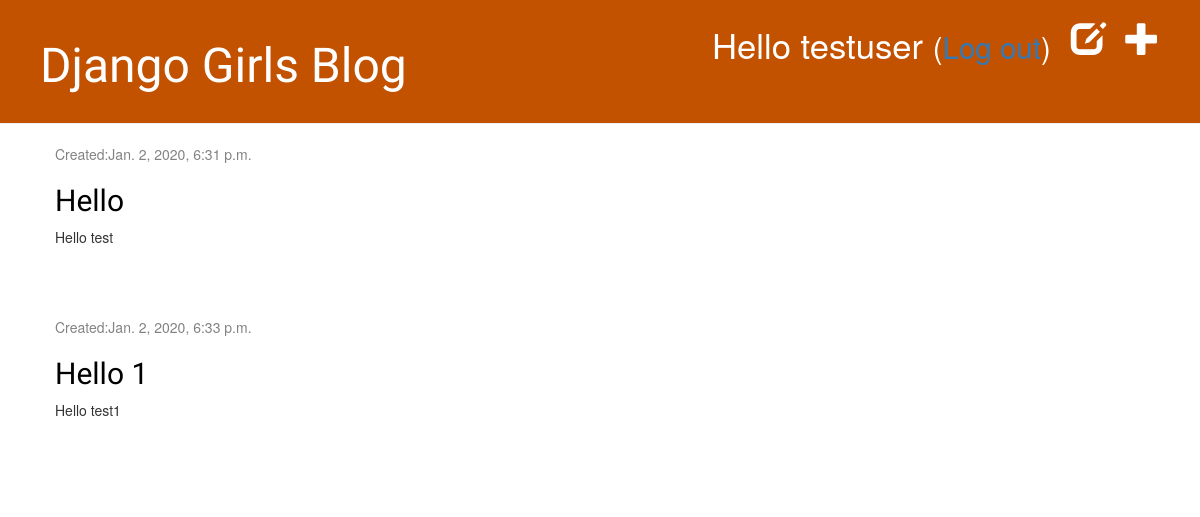
Page /drafts/ (signed in) on the committed database.
### blog/models.py (models this page shows, shortened)
class Post(models.Model):
    author = models.ForeignKey(settings.AUTH_USER_MODEL, on_delete=models.CASCADE)
    title = models.CharField(max_length=200)
    text = models.TextField()
    created_date = models.DateTimeField(default=timezone.now)
    published_date = models.DateTimeField(blank=True, null=True)
    def __str__(self):
        return self.title

### blog/views.py (the view)
# urls.py: path('drafts/', views.post_draft_list, name="post_draft_list"),
@login_required
def post_draft_list(request):
    posts = Post.objects.filter(published_date__isnull=True).order_by('created_date')
    print(posts)
    return render(request, 'blog/post_draft_list.html', {'posts':posts})

### blog/templates/blog/post_draft_list.html
{% extends 'blog/base.html' %}
{% block content %}
    {% for post in posts %}
        <div class="post">
            <div class="date">
                Created:{{ post.created_date }}
            </div>
            <h2><a href="{% url 'post_detail' post.pk %}">{{ post.title }}</a></h2>
            <p>{{ post.text|linebreaksbr }}</p>
        </div>
    {% endfor %}
{% endblock content %}

### blog/templates/blog/base.html (shortened to what this page needs)
{% load static %}
<html>
    <head>
        <link rel="stylesheet" href="//maxcdn.bootstrapcdn.com/bootstrap/3.2.0/css/bootstrap.min.css">
        <link rel="stylesheet" href="//maxcdn.bootstrapcdn.com/bootstrap/3.2.0/css/bootstrap-theme.min.css">
        <link rel="stylesheet" href="{% static 'css/blog.css' %}">
    </head>
    <body>
        <div class="page-header">
            {% if user.is_authenticated %}
                <a href="{% url 'post_new' %}" class="top-menu"><span
                    class="glyphicon glyphicon-plus"></span></a>
                <a href="{% url 'post_draft_list' %}" class="top-menu"><span
                    class="glyphicon glyphicon-edit"></span></a>
                    <p class="top-menu">Hello {{ user.username }} <small>(<a href="{% url 'logout' %}">Log out</a>)</small></p>
            {% else %}
                <a href="{% url 'login' %}" class="top-menu"><span
                    class="glyphicon glyphicon-lock"></span></a>
            {% endif %}
            <h1><a href="/">Django Girls Blog</a></h1>
        </div>
        <div class="content container">
            <div class="row">
                <div class="col-md-8">
                {% block content %}
                {% endblock content %}
                </div>
            </div>
        </div>
    </body>
</html>

### blog/static/css/blog.css (style rules this page uses)
.page-header { background-color: #C25100; margin-top: 0; padding: 20px 20px 20px 40px; }
.page-header h1, .page-header h1 a, .page-header h1 a:visited, .page-header h1 a:active { color: #ffffff; font-size: 36pt; text-decoration: none; }
.content { margin-left: 40px; }
h1, h2, h3, h4 { font-family: 'Lobster', cursive; }
.date { color: #828282; }
.top-menu, .top-menu:hover, .top-menu:visited { color: #ffffff; float: right; font-size: 26pt; margin-right: 20px; }
.post { margin-bottom: 70px; }
.post h2 a, .post h2 a:visited { color: #000000; }

### rows in the picture
Post: created_date "Jan. 2, 2020, 6:31 p.m.", title "Hello", text "Hello test"
Post: created_date "Jan. 2, 2020, 6:33 p.m.", title "Hello 1", text "Hello test1"

### other values in the picture
{{ user.username }} "testuser"
